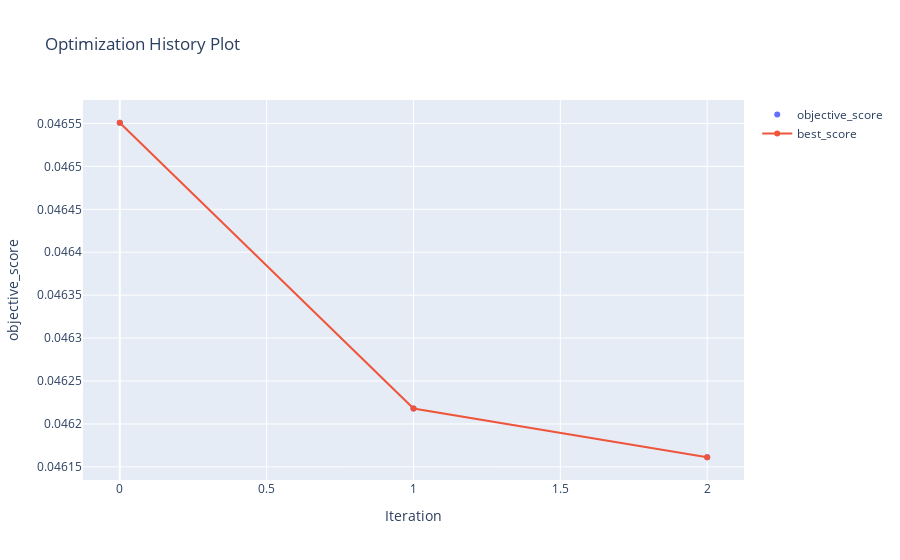

Notebook cell for this chart:
### Markdown cell above
# Plotting the Results

### Code cell
algo_object.plot_history()

### Figure 1 — Plotly figure (JSON) as saved in the notebook; plotly's stock layout.template omitted (floating-point values rounded to 4 significant figures)
{"data": [{"mode": "markers", "name": "objective_score", "type": "scatter", "x": [0, 1, 2], "y": [0.04655, 0.04622, 0.04616]}, {"mode": "lines+markers", "name": "best_score", "type": "scatter", "x": [0, 1, 2], "y": [0.04655, 0.04622, 0.04616]}], "layout": {"title": {"text": "Optimization History Plot"}, "xaxis": {"title": {"text": "Iteration"}}, "yaxis": {"title": {"text": "objective_score"}}}}
